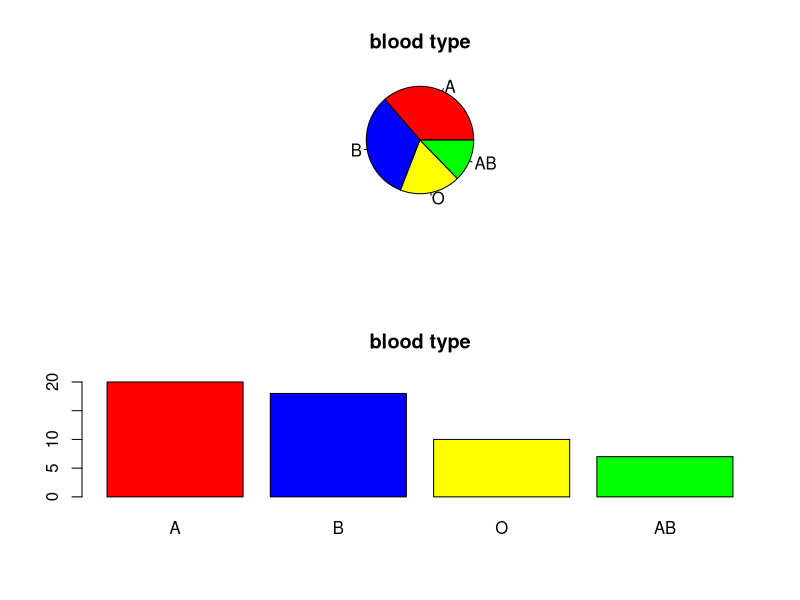

Write the R code that produced this figure.
blood = c("B","A","B","A","A","B","O","A","A","A","O","B","AB","B","AB","AB","A","A","O","AB","O","A","B","O","B","B","A","A","O","A","A","AB","B","B","O","B","B","B","A","AB","A","A","B","O","B","B","O","B","O","B","A","A","AB","A","A")
blood[3:5]#list parsing
table(blood)# make table count amount
cnt = sort(table(blood),decreasing = T) #sorting 내림순으로 쩡렬
prop = prop.table(cnt) #전체에ㅔ 대해서 비율에 대한 테이블로 저장
tbl_blood<-(cbind(cnt,prop) )#con cat count table and prop table
par(mfrow=c(2,1))
slices=c("red","blue","yellow","green")#파이차트를 나타낼 색상
pie(cnt,col = slices, radius = 1, main="blood type")#make a radius graph with
barplot(cnt,col=slices, main="blood type")#막대그래프롤 만든다.
par(mfrow=c(1,1))
